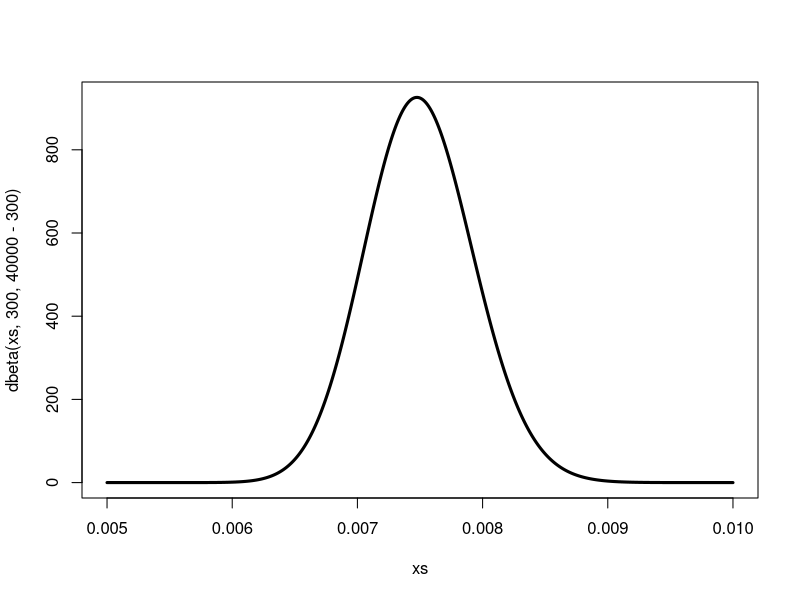
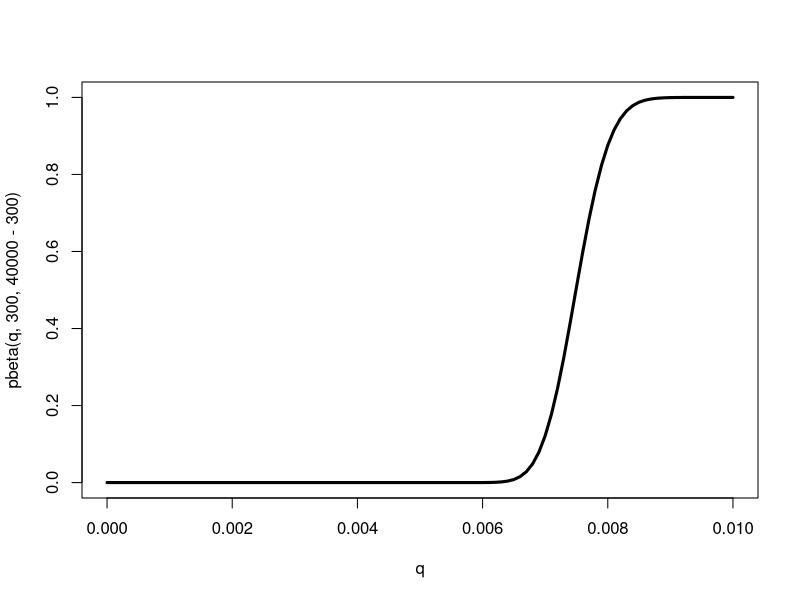
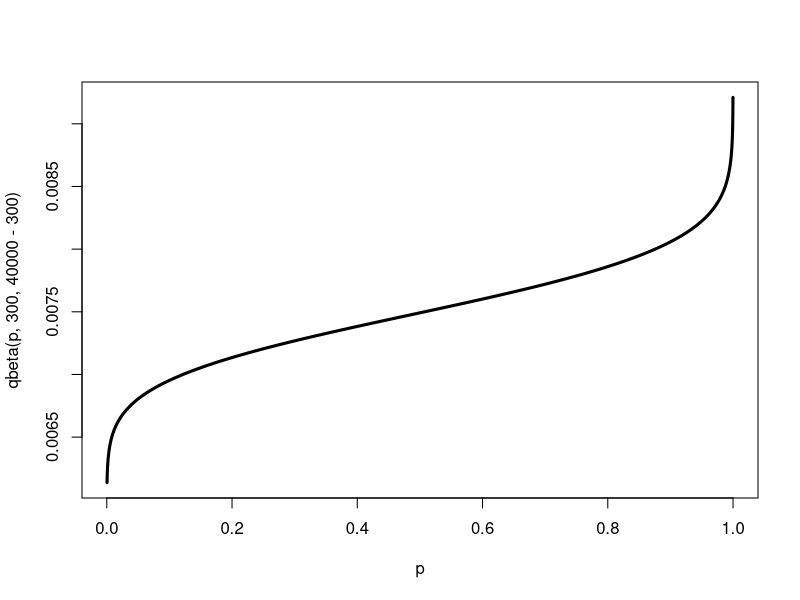

Source code (R) for these figures, in order:
## ---- chunk 1
xs <- seq(from=0.005, to=0.01, by=0.00001)
plot(xs, dbeta(xs, 300, 40000-300), type = 'l', lwd=3)
## ---- chunk 2
q <- seq(from=0, to=0.01, by=0.0001)
plot(q, pbeta(q, 300, 40000-300), type = 'l', lwd=3)
## ---- chunk 3
p <- seq(from=0.0004, to=0.9999, by=0.0001)
plot(p, qbeta(p, 300, 40000-300), type = 'l', lwd=3)
## ---- chunk 4
snow_fall <- c(7.8, 9.4, 10.0, 7.9, 9.4, 7.0, 7.0, 7.1, 8.9, 7.4)
mean_snowfall <- mean(snow_fall)
stdev <- sqrt(sum((snow_fall - mean_snowfall)^2)/length(snow_fall)) 
stdev <- sd(snow_fall)
## ---- chunk 5
list(
  lower_bound=qnorm(0.0005, mean=mean_snowfall, sd=stdev),
  upper_bound=qnorm(0.9995, mean=mean_snowfall, sd=stdev)
)
## ---- chunk 6
conf_int <- list(
  lower_bound=qbeta(0.025, 10, 20),
  upper_bound=qbeta(0.975, 10, 20)
)
conf_int
## ---- chunk 7
sales_range <- list(
  lower_bound = conf_int$lower_bound*40,
  upper_bound = conf_int$upper_bound*40
)

sales_range
